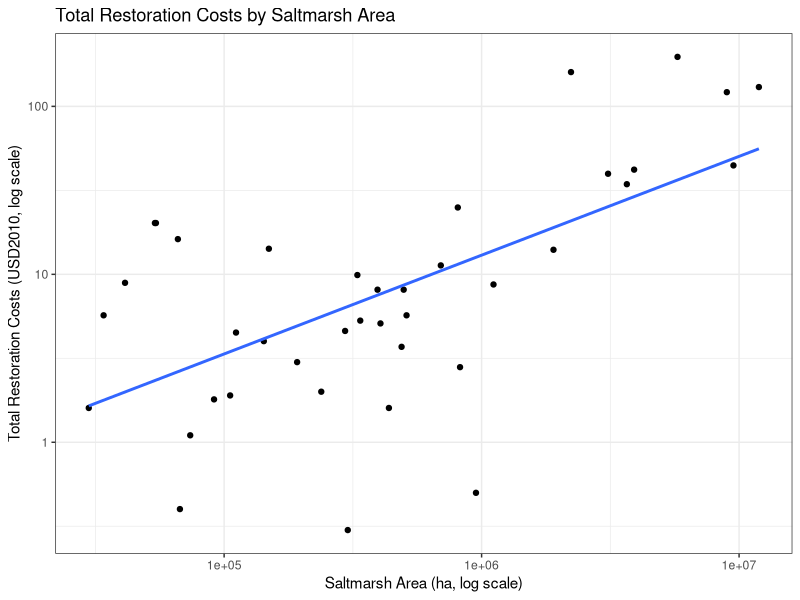

Generate this figure with R:
## ---- chunk 1
#load libraries
library(tidyverse)
library(here)
library(knitr)
library(kableExtra)

#import data
cost_df <- read.csv(here("data", "cost_df.csv"))
## ---- chunk 2
#inspect the dataset
#unique(cost_df$wetland_type)

#filter dataset for wetlands type
wetland_df <- cost_df %>% 
  filter(wetland_type == "saltmarsh") %>% 
  drop_na()
## ---- chunk 3
#create a new variable with restoration costs per hectare
wetland_df <- wetland_df %>%
  mutate(cost_per_ha = total_cost_2010 / area_ha)

#show me the study with the closest area to 60 hectares
# wetland_df %>% 
#   filter(area_ha > 40 & area_ha < 100) %>% 
#   select(observation, area_ha, total_cost_2010, cost_per_ha)
## ---- chunk 4

#filter wetland df to only include USA
wetland_usa <- wetland_df %>% 
  filter(country=="USA")

# Scatter plot with log-transformed axes
ggplot(wetland_usa, aes(x = total_cost_2010, y =area_ha)) +
  geom_point() +
  geom_smooth(method = "lm", se = FALSE) +
  scale_x_log10() +  # Log transform x-axis
  scale_y_log10() +  # Log transform y-axis
  labs(title = "Total Restoration Costs by Saltmarsh Area",
       x = "Saltmarsh Area (ha, log scale)",
       y = "Total Restoration Costs (USD2010, log scale)") +
  theme_bw()
## ---- chunk 5
# run regression
lm_cost <- lm(total_cost_2010 ~ area_ha, data = wetland_usa)

# display results
summary(lm_cost)
## ---- chunk 6
# recalculate total cost with 60 ha of wetland
hb_cost <- predict(lm_cost, data.frame(area_ha = 60))
# hb_cost
## ---- chunk 7

#ln(damages/GDP) = -7.992 - 0.236ln(wetlands) + 3.298ln(wind speed) - 
#0.55ln(speed) + 0.137(volume) - 0.058(time)

#calculate change in wetland 
current_wetland_area <- 72
additional_wetland_area <- 60
total_wetland_area <- current_wetland_area + additional_wetland_area 
# 72 + 60 = 132


ln_wetland <- log(total_wetland_area/current_wetland_area)
# ln_wetland
#log(132/72) = 0.6061358034

#reduction in damages
ln_damages <- -0.236 * ln_wetland
# - 0.236 * 0.6061358034 = -0.1430480496
# ln_damages

#calculate damage
damages <- 18000000  
damage_new <- damages * exp(ln_damages)
#18,000,000 * exp(-0.1430480496)
# damage_new

avoided_damage = damages - damage_new
#18000000 - 15600824 = 2399176
avoided_damage #million
